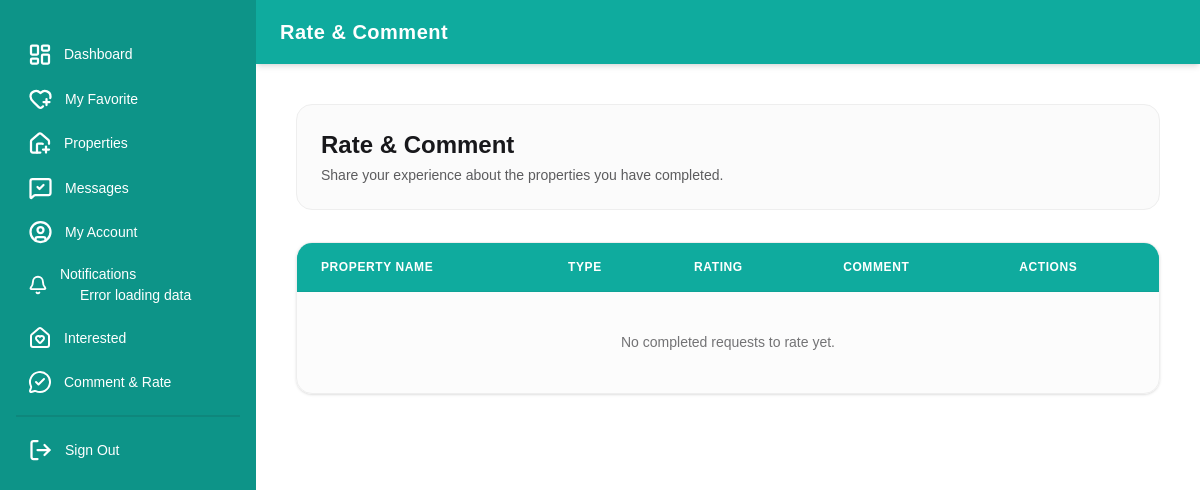
Page /users/comment_rate.php (signed in) on the earlier database version.
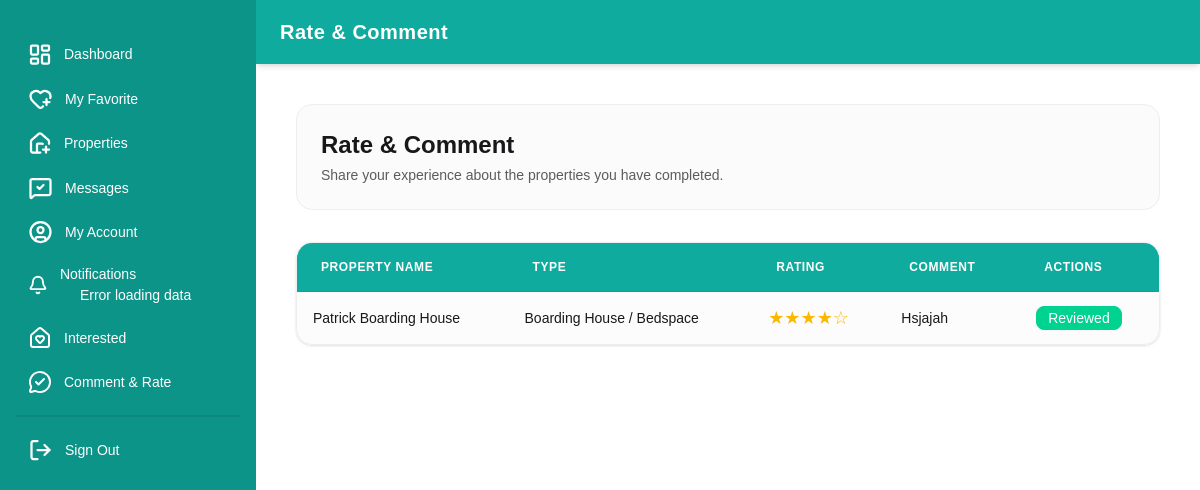
Same page on the later database version.
### tables this page shows
CREATE TABLE `reviews` (
  `review_id` int(11) NOT NULL,
  `int_id` varchar(50) NOT NULL,
  `landlord_id` varchar(50) NOT NULL,
  `user_id` varchar(50) NOT NULL,
  `rating` tinyint(4) NOT NULL,
  `comment` text NOT NULL,
  `date_sent` varchar(30) NOT NULL,
  `time_sent` varchar(30) NOT NULL
);

CREATE TABLE `landlord` (
  `landlord_id` varchar(255) NOT NULL DEFAULT '',
  `user_id` varchar(255) DEFAULT NULL,
  `province` varchar(255) DEFAULT NULL,
  `municipality` varchar(255) DEFAULT NULL,
  `barangay` varchar(255) DEFAULT NULL,
  `type` varchar(255) DEFAULT NULL,
  `property_name` varchar(255) DEFAULT NULL,
  `date_request` date DEFAULT NULL,
  `status` varchar(255) DEFAULT NULL,
  `longitude` varchar(255) DEFAULT NULL,
  `latitude` varchar(255) DEFAULT NULL
);

### config.php (called while the page is built, shortened)
<?php
    if(isset($_SESSION['user_login'])){
        $user_id_login = $_SESSION['user_login'];
    }
?>

### users/comment_rate.php (the view, shortened to what this page needs)
<?php
include '../config.php';
function renderStars($n) {
    $n = max(0, min(5, (int)$n));
    return str_repeat('★', $n) . str_repeat('☆', 5 - $n);
}
?>
<!DOCTYPE html>
<html lang="en">
<head>
    <link rel="stylesheet" href="../assets/styles/daisy_ui.css">
    <link rel="stylesheet" href="../assets/styles/index.css">
    <script src="../assets/scripts/tailwind.js"></script>
</head>
<body class="bg-base-100 min-h-screen">
  <div class="drawer lg:drawer-open">
    <div class="drawer-content flex flex-col bg-base-100">
      <nav class="navbar w-full bg-[#0fab9e] text-white shadow-md px-6 min-h-[4rem]">
        <div class="flex items-center gap-3">
          <div class="text-xl font-bold tracking-wide">Rate &amp; Comment</div>
        </div>
      </nav>
      <main class="p-6 lg:p-10 max-w-7xl w-full mx-auto">
        <div class="mb-8 bg-base-200/60 p-6 rounded-2xl border border-base-300">
          <h1 class="text-2xl font-extrabold text-base-content">Rate &amp; Comment</h1>
          <p class="text-sm text-base-content/70 mt-1">Share your experience about the properties you have completed.</p>
        </div>
        <div class="bg-base-200/40 border border-base-300 rounded-2xl shadow-sm overflow-hidden">
          <div class="overflow-x-auto">
            <table class="table table-zebra w-full text-left">
              <thead>
                <tr class="bg-[#0fab9e] text-white uppercase text-xs tracking-wider">
                  <th class="py-4 px-6 font-semibold">Property Name</th>
                  <th class="py-4 px-6 font-semibold">Type</th>
                  <th class="py-4 px-6 font-semibold">Rating</th>
                  <th class="py-4 px-6 font-semibold">Comment</th>
                  <th class="py-4 px-6 font-semibold">Actions</th>
                </tr>
              </thead>
              <tbody class="divide-y divide-base-300">
                <?php
                $get_data = $conn->prepare("
                    SELECT i.int_id, l.property_name, l.type,
                           r.review_id, r.rating, r.comment
                    FROM `interested` AS i
                    LEFT JOIN landlord AS l ON l.landlord_id = i.landlord_id
                    LEFT JOIN reviews  AS r ON r.int_id = i.int_id
                    WHERE i.user_id = ? AND i.status = 'Completed'
                    ORDER BY i.date_sent DESC, i.time_sent DESC
                ");
                $get_data->bind_param("s", $user_id_login);
                $get_data->execute();
                $result = $get_data->get_result();
                $has_rows = false;
                while ($row = $result->fetch_assoc()) {
                    $has_rows = true;
                ?>
                  <tr>
                    <td><?= htmlspecialchars($row['property_name'] ?? ''); ?></td>
                    <td><?= htmlspecialchars($row['type'] ?? ''); ?></td>
                    <?php if ($row['review_id']): ?>
                      <td class="text-warning text-lg whitespace-nowrap"><?= renderStars($row['rating']); ?></td>
                      <td class="max-w-xs"><p class="line-clamp-2 text-sm"><?= nl2br(htmlspecialchars($row['comment'])); ?></p></td>
                      <td><span class="badge badge-success text-white">Reviewed</span></td>
                    <?php endif; ?>
                  </tr>
                <?php } ?>
                <?php if (!$has_rows): ?>
                  <tr>
                    <td colspan="5" class="text-center text-base-content/60 py-10">
                      No completed requests to rate yet.
                    </td>
                  </tr>
                <?php endif; ?>
              </tbody>
            </table>
          </div>
        </div>
      </main>
    </div>
    <div class="drawer-side z-40">
      <?php include 'drawer.php'; ?>
    </div>
  </div>
</body>
</html>

Differences in the rows shown:
added reviews: landlord.property_name "Patrick Boarding House", landlord.type "Boarding House / Bedspace", rating "★★★★☆", comment "Hsjajah"
Other differences:
text no longer shown: "No completed requests to rate yet."
